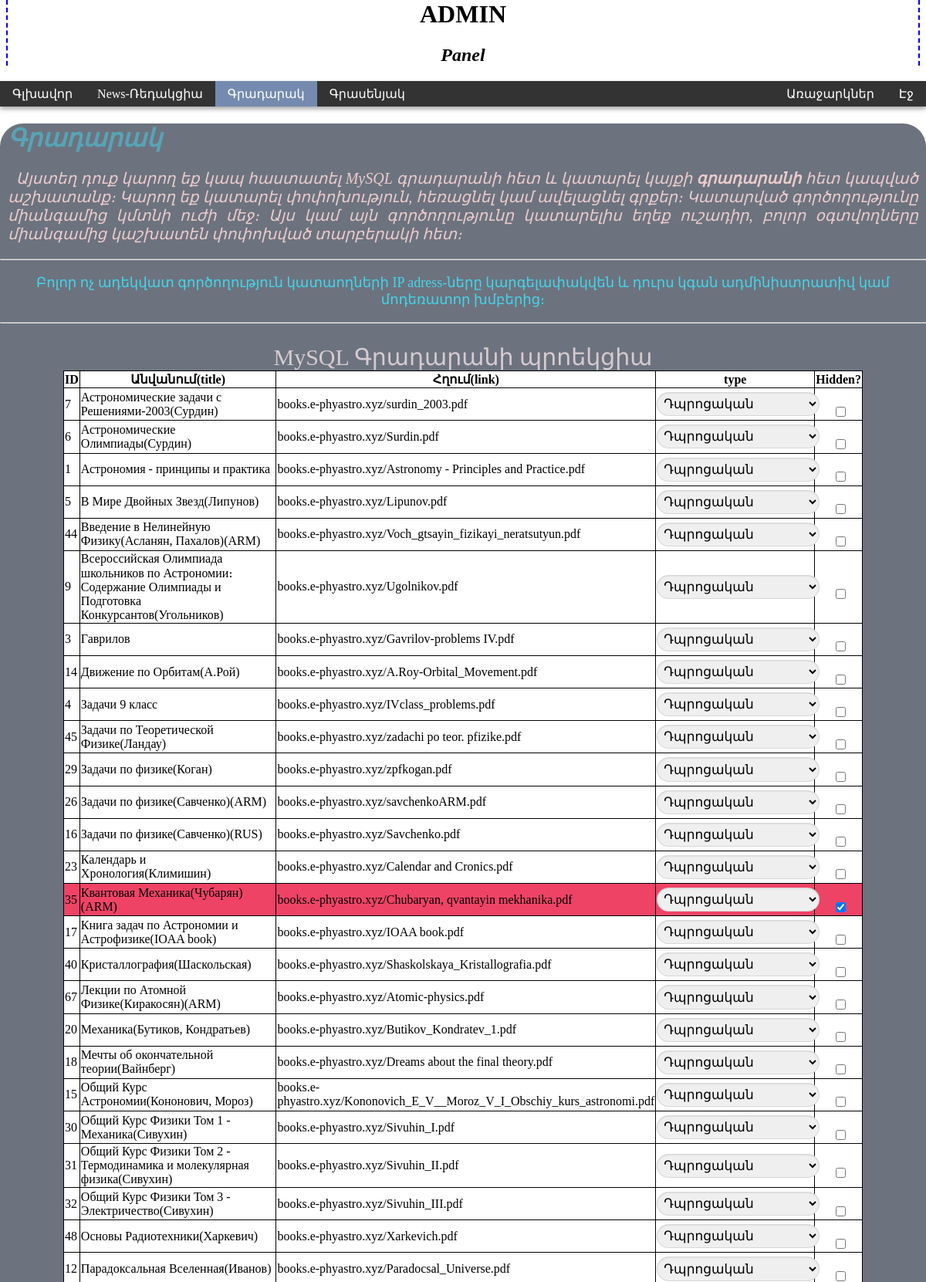
The page /admin_panel/gradarak.php (upper part) on the database its author committed.
### tables this page shows
CREATE TABLE IF NOT EXISTS `Gradaran` (
  `id` int(10) unsigned NOT NULL AUTO_INCREMENT,
  `link` tinytext NOT NULL,
  `title` tinytext NOT NULL,
  `type` tinyint(4) NOT NULL DEFAULT '0',
  `visible` bit(1) NOT NULL,
  PRIMARY KEY (`id`)
);

### scripts/getrow.php (called while the page is built, shortened)
<?
  function getrow()
    {
        global $result;
        if ($row=mysqli_fetch_assoc($result)) return $row;
        return FALSE;
    }

### admin_panel/gradarak.php (the view, shortened to what this page needs)
<?
include_once '../scripts/getrow.php';
$result=mysqli_query($link, "SELECT * FROM `Gradaran` ORDER BY `title`") or die(mysqli_error($link));
?>
<html>
<head>
    <link href="/css/adm_PostForm.css" rel="stylesheet">
</head>
</head>
<body>
<? require_once $_SERVER['DOCUMENT_ROOT'].'/blocks/adm_Top-Nav.php' ?>
<div class="Y-Back">
<h1><i class="Y-Glux">Գրադարակ</i></h1>
<p class="Text"><i>&nbsp;&nbsp;Այստեղ դուք կարող եք կապ հաստատել MySQL գրադարանի հետ և կատարել կայքի <b>գրադարանի</b> հետ կապված աշխատանք։ Կարող եք կատարել փոփոխություն, հեռացնել կամ ավելացնել գրքեր։ Կատարված գործողությունը միանգամից կմտնի ուժի մեջ։ Այս կամ այն գործողությունը կատարելիս եղեք ուշադիր, բոլոր օգտվողները միանգամից կաշխատեն փոփոխված տարբերակի հետ։
</i></p><hr>
<p style="text-align: center; font-size: 18px; color: #44D5EB">Բոլոր ոչ ադեկվատ գործողություն կատաողների IP adress-ները կարգելափակվեն և դուրս կգան ադմինիստրատիվ կամ մոդեռատոր խմբերից։</p>
<hr><br>
<center>
  <table id="Proekcia" border="1" bgcolor="#FFFFFF" cellpadding="1">
   <caption style="font-size: 30px; font-stretch: ultra-expanded; color:#d6cbd1">MySQL Գրադարանի պրոեկցիա</caption>
   <tr>
    <th>ID</th>
    <th>Անվանում(title)</th>
    <th>Հղում(link)</th>
    <th>type</th>
    <th>Hidden?</th>
   </tr>
  <?
    while ($row=getrow()):
      echo '<tr';
        if(!$row['visible']) echo ' class="hidden"';
        echo ' id='.$row['id'].'>
        <td>'.$row['id'].'</td>
        <td>'.$row['title'].'</td>
        <td>'.$row['link'].'</td>
        <td>
          <select id='.$row['id'].'>
            <option value="0" ';if($row['type']==0) echo 'selected disabled'; echo '>Դպրոցական</option>
            <option value="1" ';if($row['type']==1) echo 'selected disabled'; echo '>Համալսարանական</option>
            <option value="2" ';if($row['type']==2) echo 'selected disabled'; echo '>Մասնագիտացված</option>
          </select>
        </td>
        <td style="padding-left:22.5px">
          <form><input type="checkbox" id="'.$row['id'].'"';
            if(!$row['visible']) echo 'checked value="0"'; else echo 'value="1"';echo '>
          </form>
        </td>
      </tr>';
    endwhile;
  ?>
  </table>
</center><br>
<br>
<br>
</div>
</body>
</html>

### css/adm_style.css (style rules this page uses)
.Glux { border-left:2px dashed blue; border-right:2px dashed blue; padding-left:7px; margin-left:8px; padding-right:7px; margin-right:8px; }
.Y-Glux { position:relative; position:relative; color:#44d5eb; padding-left:10px; opacity:0.5; }
p.Text { padding-left:10px; padding-right:10px; font-size:20px;color:#eccccc; text-align:justify; }
.Y-Back { background-color:#6c737f; border-radius:30px 30px 30px 30px; }
table#Proekcia { border-collapse:collapse; border:1px solid black;width:60vw; }
tr.hidden { background-color:#ef4366 }
table select { width: auto; outline: 0; }
input[type="checkbox"] { position:absolute; }
* { box-sizing:border-box; }
body { margin:0; }

### css/adm_PostForm.css (style rules this page uses)
.Post-form [type='text'],textarea,select { width:100%; text-overflow:ellipsis; box-sizing:border-box; font-size: 17px; margin:4px 0 2% 0; padding:2%; border:1px solid rgba(0,0,0,.1); border-radius:20px; box-shadow:0 1px 2px -1px rgba(0,0,0,.2) inset,0 0 transparent; }

### rows shown on the page
gradaran: id "7", title "Астрономические задачи с Решениями-2003(Сурдин)", link "books.e-phyastro.xyz/surdin_2003.pdf", type+id "Դպրոցական"
gradaran: id "6", title "Астрономические Олимпиады(Сурдин)", link "books.e-phyastro.xyz/Surdin.pdf", type+id "Դպրոցական"
gradaran: id "1", title "Астрономия - принципы и практика", link "books.e-phyastro.xyz/Astronomy - Principles and Practice.pdf", type+id "Դպրոցական"
gradaran: id "5", title "В Мире Двойных Звезд(Липунов)", link "books.e-phyastro.xyz/Lipunov.pdf", type+id "Դպրոցական"
gradaran: id "44", title "Введение в Нелинейную Физику(Асланян, Пахалов)(ARM)", link "books.e-phyastro.xyz/Voch_gtsayin_fizikayi_neratsutyun.pdf", type+id "Դպրոցական"
gradaran: id "9", title "Всероссийская Олимпиада школьников по Астрономии։ Содержание Олимпиады и Подготовка Конкурсантов(Угольников)", link "books.e-phyastro.xyz/Ugolnikov.pdf", type+id "Դպրոցական"
gradaran: id "3", title "Гаврилов", link "books.e-phyastro.xyz/Gavrilov-problems IV.pdf", type+id "Դպրոցական"
gradaran: id "14", title "Движение по Орбитам(А.Рой)", link "books.e-phyastro.xyz/A.Roy-Orbital_Movement.pdf", type+id "Դպրոցական"
gradaran: id "4", title "Задачи 9 класс", link "books.e-phyastro.xyz/IVclass_problems.pdf", type+id "Դպրոցական"
gradaran: id "45", title "Задачи по Теоретической Физике(Ландау)", link "books.e-phyastro.xyz/zadachi po teor. pfizike.pdf", type+id "Դպրոցական"
gradaran: id "29", title "Задачи по физике(Коган)", link "books.e-phyastro.xyz/zpfkogan.pdf", type+id "Դպրոցական"
gradaran: id "26", title "Задачи по физике(Савченко)(ARM)", link "books.e-phyastro.xyz/savchenkoARM.pdf", type+id "Դպրոցական"
gradaran: id "16", title "Задачи по физике(Савченко)(RUS)", link "books.e-phyastro.xyz/Savchenko.pdf", type+id "Դպրոցական"
gradaran: id "23", title "Календарь и Хронология(Климишин)", link "books.e-phyastro.xyz/Calendar and Cronics.pdf", type+id "Դպրոցական"
gradaran: id "35", title "Квантовая Механика(Чубарян)(ARM)", link "books.e-phyastro.xyz/Chubaryan, qvantayin mekhanika.pdf", type+id "Դպրոցական", visible "☑"
gradaran: id "17", title "Книга задач по Астрономии и Астрофизике(IOAA book)", link "books.e-phyastro.xyz/IOAA book.pdf", type+id "Դպրոցական"
gradaran: id "40", title "Кристаллография(Шаскольская)", link "books.e-phyastro.xyz/Shaskolskaya_Kristallografia.pdf", type+id "Դպրոցական"
gradaran: id "67", title "Лекции по Атомной Физике(Киракосян)(ARM)", link "books.e-phyastro.xyz/Atomic-physics.pdf", type+id "Դպրոցական"
gradaran: id "20", title "Механика(Бутиков, Кондратьев)", link "books.e-phyastro.xyz/Butikov_Kondratev_1.pdf", type+id "Դպրոցական"
gradaran: id "18", title "Мечты об окончательной теории(Вайнберг)", link "books.e-phyastro.xyz/Dreams about the final theory.pdf", type+id "Դպրոցական"
gradaran: id "15", title "Общий Курс Астрономии(Кононович, Мороз)", link "books.e-phyastro.xyz/Kononovich_E_V__Moroz_V_I_Obschiy_kurs_astronomi.pdf", type+id "Դպրոցական"
gradaran: id "30", title "Общий Курс Физики Том 1 - Механика(Сивухин)", link "books.e-phyastro.xyz/Sivuhin_I.pdf", type+id "Դպրոցական"
gradaran: id "31", title "Общий Курс Физики Том 2 - Термодинамика и молекулярная физика(Сивухин)", link "books.e-phyastro.xyz/Sivuhin_II.pdf", type+id "Դպրոցական"
gradaran: id "32", title "Общий Курс Физики Том 3 - Электричество(Сивухин)", link "books.e-phyastro.xyz/Sivuhin_III.pdf", type+id "Դպրոցական"
gradaran: id "48", title "Основы Радиотехники(Харкевич)", link "books.e-phyastro.xyz/Xarkevich.pdf", type+id "Դպրոցական"
gradaran: id "12", title "Парадоксальная Вселенная(Иванов)", link "books.e-phyastro.xyz/Paradocsal_Universe.pdf", type+id "Դպրոցական"
